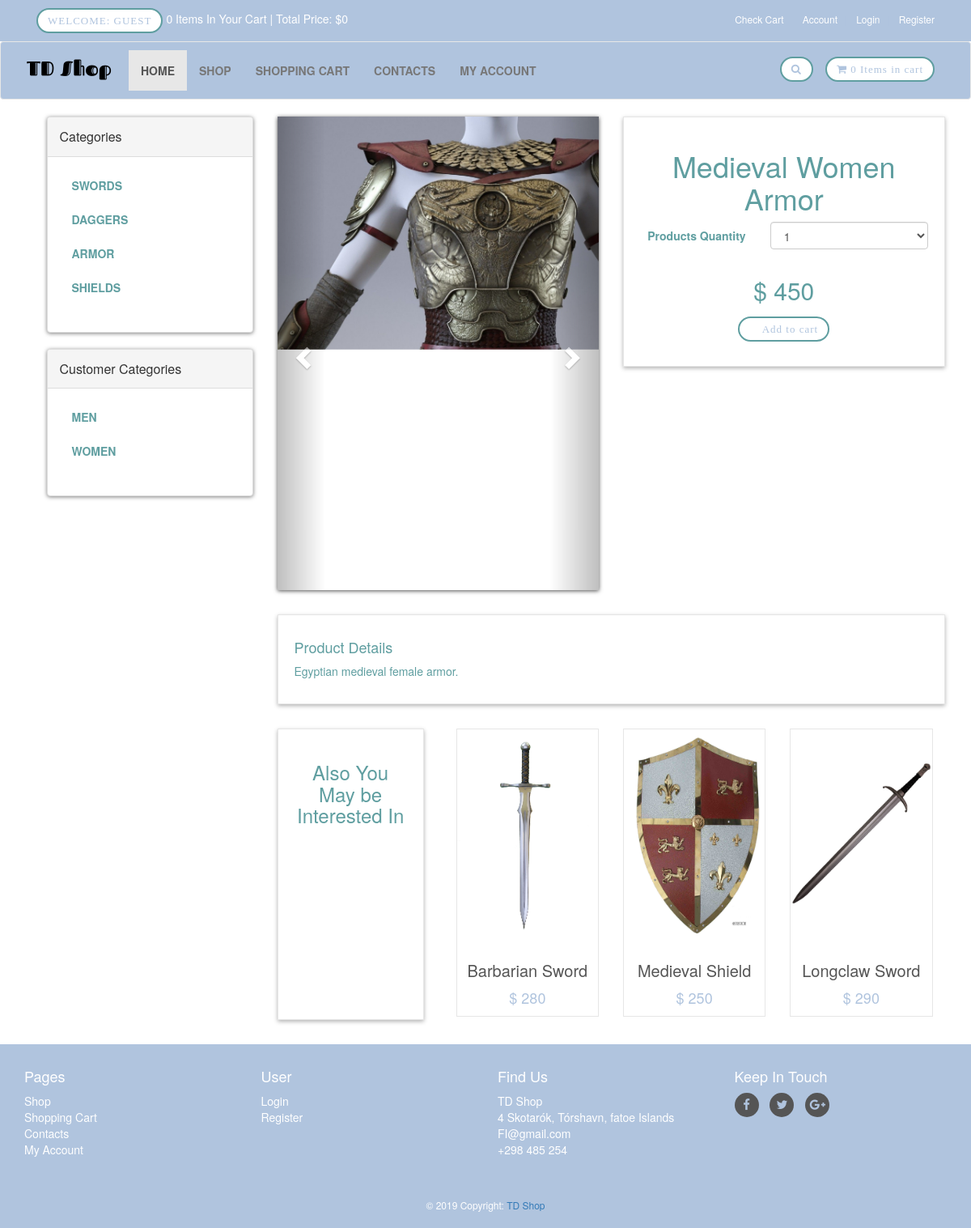
The app's page /details.php?pro_id=7, older data.
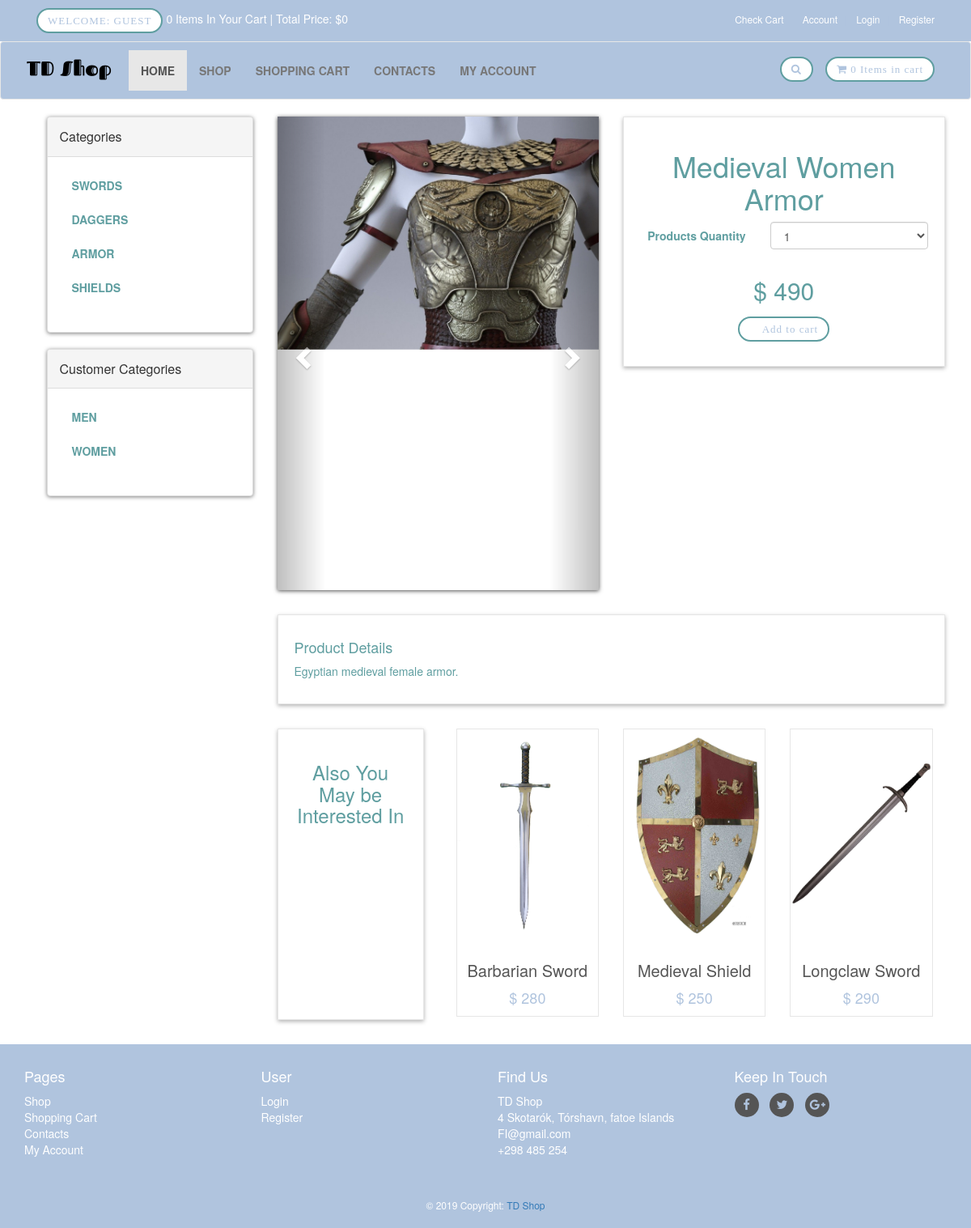
The same page, newer data.
### tables this page shows
CREATE TABLE `products` (
  `product_id` int(10) NOT NULL,
  `p_cat_id` int(10) NOT NULL,
  `cat_id` int(10) NOT NULL,
  `date` timestamp NOT NULL DEFAULT current_timestamp() ON UPDATE current_timestamp(),
  `product_title` text NOT NULL,
  `product_img1` text NOT NULL,
  `product_price` int(10) NOT NULL,
  `product_keywords` text NOT NULL,
  `product_desc` text NOT NULL
);

### details.php (the view, shortened to what the changed rows need)
<?php
include("db.php");
?>
<!DOCTYPE html>
<html lang="en">
<head>
    <link rel="stylesheet" href="styles/bootstrap-337.min.css">
    <link rel="stylesheet" href="font-awsome/css/font-awesome.min.css">
    <link rel="stylesheet" href="styles/style.css">
</head>
<body>
   <?php
    if(isset($_GET['pro_id'])){
        $product_id = $_GET['pro_id'];
        $get_product = "select * from products where product_id='$product_id'";
        $run_product = mysqli_query($con,$get_product);
        $row_product = mysqli_fetch_array($run_product);
        $pro_title = $row_product['product_title'];
        $pro_price = $row_product['product_price'];
        $pro_desc = $row_product['product_desc'];
        $pro_img1 = $row_product['product_img1'];
    }
    ?>
   <div id="content">
       <div class="container">
     <?php
      include("sidebar.php");
      ?>
           <div class="col-md-9">
               <div id="productMain" class="row">
                   <div class="col-sm-6">
                       <div id="mainImage">
                           <div id="myCarousel" class="carousel slide" data-ride="carousel">
                               <div class="carousel-inner">
                                   <div class="item active">
                                       <center><img class="img-responsive" src="admin_area/product_images/<?php echo $pro_img1; ?>" alt="Product 1"></center>
                                   </div>
                               </div>
                           </div>
                       </div>
                   </div>
                   <div class="col-sm-6">
                       <div class="box">
                           <h1 class="text-center"><?php echo $pro_title; ?></h1>
                           <form action="details.php?add_cart=<?php echo $product_id; ?>" class="form-horizontal" method="post">
                               <div class="form-group">
                                   <label for="" class="col-md-5 control-label">Products Quantity</label>
                                   <div class="col-md-7">
                                    </div>
                               </div>
                               <p class="price">$ <?php echo $pro_price; ?></p>
                               <p class="text-center buttons"><button class="btn btn-primary i fa fa-shopping-cart"> Add to cart</button></p>
                           </form>
                       </div>
                   </div>
               </div>
               <div class="box info1" id="details">
                  <p>
                    <?php echo $pro_desc; ?>
                  </p>
               </div>
           </div>
       </div>
   </div>
</body>
</html>

Row changes from the older to the newer data that the page shows:
changed products "Medieval Women Armor": product_price "450" → "490"
